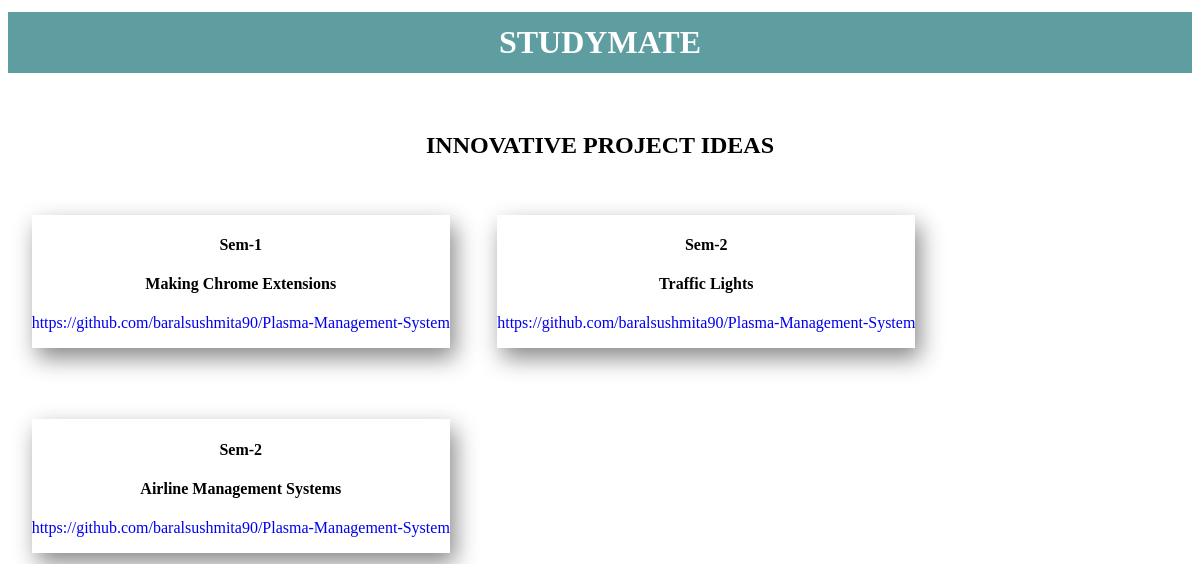
The app's page /project_ideas.php, older data.
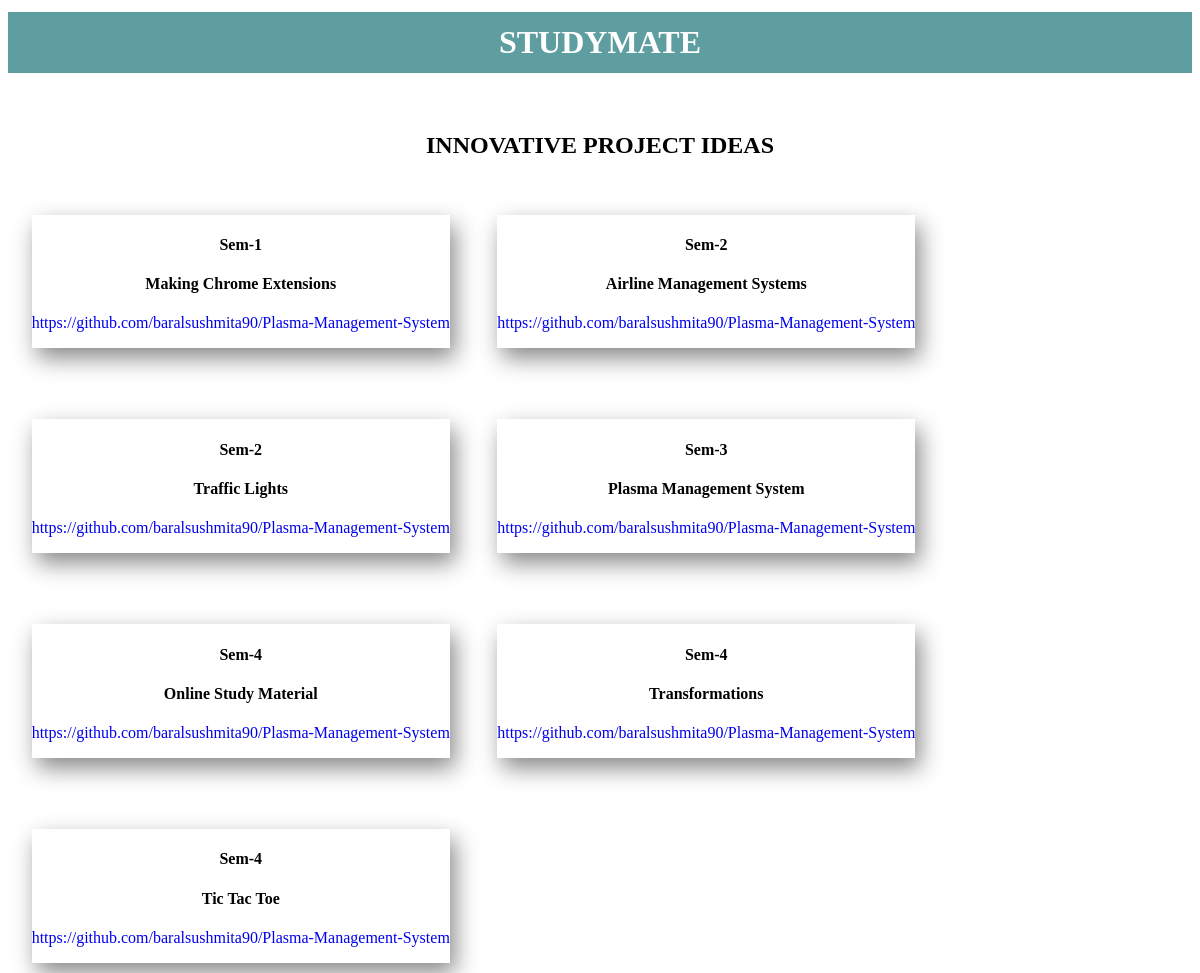
The same page, newer data.
### tables this page shows
CREATE TABLE `sem1_notes` (
  `id` int(255) NOT NULL,
  `code` varchar(255) NOT NULL,
  `title` varchar(255) DEFAULT 'NA',
  `notes_pdf` varchar(1200) DEFAULT 'NA',
  `syllabus_pdf` varchar(1200) DEFAULT 'NA',
  `books_pdf` varchar(1200) DEFAULT NULL
);

CREATE TABLE `project_table` (
  `code` varchar(1200) NOT NULL,
  `project_name` varchar(1200) NOT NULL,
  `project_link` varchar(1200) NOT NULL
);

### project_ideas.php (the view, shortened to what this page needs)
<?php
include('db_conn.php');
$sql = "SELECT count(*) FROM project_table WHERE project_name!='NA' order by code";
$result = $conn->query($sql);
$row = mysqli_fetch_array($result);
$total = $row[0];
?>
<!DOCTYPE html>
<html>
<head>
	<link rel="stylesheet" href="Css/tablestyle.css">
</head>
<body>
	<div class="nav">
	 <h1>STUDYMATE</h1>
	</div>
	<br>
	<h2><center>INNOVATIVE PROJECT IDEAS</center></h2>
	<div class="container-fluid" style="height: 100%;">
		<?php
			$var=1;
			$sql = "SELECT id,project_name,project_link FROM sem1_notes s,project_table p WHERE project_name!='NA' AND s.code=p.code ORDER BY id";
			$result = $conn->query($sql) or die($conn->error);
			while($var<=$total)
			{
				while($rows=$result->fetch_assoc())
				{
					$id=$rows['id'];
					$name=$rows['project_name'];
					$link=$rows['project_link'];
					echo "<div class='col-md-4' style='float:left;margin: 3% 2%;box-shadow: 5px 10px 22px #888888;'>";
					echo "<h4><center>Sem-$id</center></h4>";
					echo "<h4><center>$name</center></h4>";
					echo "<a href='$link'><p><center>$link</center></p></a>";
					echo "</div>";
				}
				$var++;
			}
		?>
	</div>
</body>
</html>

### Css/tablestyle.css (style rules this page uses)
a { text-decoration: none; }
h1 { margin-top: 5%; }
.nav { background-color: #5F9EA0; margin-top: -4%; }
.nav h1 { text-align: center; color: white; padding: 12px 0px; }

### project_ideas.php (style rules this page uses)
a { text-decoration: none; }

Row changes from the older to the newer data that the page shows:
changed sem1_notes "Airline Management Systems": moves up the list
added sem1_notes: id "3", project_table.project_name "Plasma Management System", project_table.project_link "https://github.com/baralsushmita90/Plasma-Management-System"
added sem1_notes: id "4", project_table.project_name "Online Study Material", project_table.project_link "https://github.com/baralsushmita90/Plasma-Management-System"
added sem1_notes: id "4", project_table.project_name "Transformations", project_table.project_link "https://github.com/baralsushmita90/Plasma-Management-System"
added sem1_notes: id "4", project_table.project_name "Tic Tac Toe", project_table.project_link "https://github.com/baralsushmita90/Plasma-Management-System"
